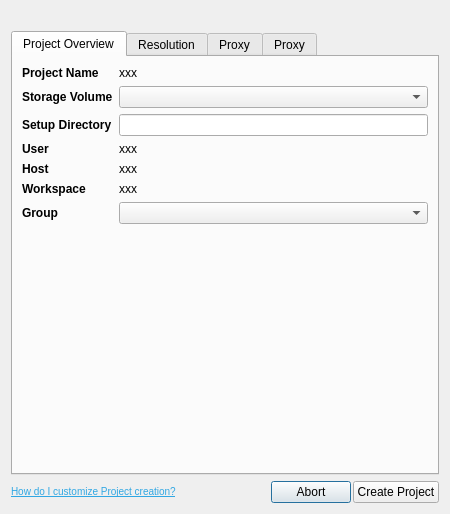
<?xml version="1.0" encoding="UTF-8"?>
<ui version="4.0">
 <class>ProjectCreateDialogWithVolumes</class>
 <widget class="QDialog" name="ProjectCreateDialogWithVolumes">
  <property name="geometry">
   <rect>
    <x>0</x>
    <y>0</y>
    <width>450</width>
    <height>514</height>
   </rect>
  </property>
  <property name="windowTitle">
   <string>Submit to Flow Production Tracking</string>
  </property>
  <property name="styleSheet">
   <string notr="true">/* this is to force the combo box dropdowns to show all items rather than displaying only a few items and a scroll bar */
QComboBox QListView {
height: 100px;
}</string>
  </property>
  <layout class="QVBoxLayout" name="verticalLayout" stretch="0,0,0">
   <item>
    <widget class="QLabel" name="label_9">
     <property name="sizePolicy">
      <sizepolicy hsizetype="Maximum" vsizetype="Preferred">
       <horstretch>0</horstretch>
       <verstretch>0</verstretch>
      </sizepolicy>
     </property>
     <property name="text">
      <string/>
     </property>
     <property name="pixmap">
      <pixmap resource="resources.qrc">:/tk-flame/icon.png</pixmap>
     </property>
     <property name="alignment">
      <set>Qt::AlignLeading|Qt::AlignLeft|Qt::AlignTop</set>
     </property>
    </widget>
   </item>
   <item>
    <widget class="QTabWidget" name="tabWidget">
     <property name="currentIndex">
      <number>0</number>
     </property>
     <widget class="QWidget" name="project_overview_tab">
      <attribute name="title">
       <string>Project Overview</string>
      </attribute>
      <layout class="QFormLayout" name="formLayout_3">
       <item row="0" column="0">
        <widget class="QLabel" name="label_5">
         <property name="sizePolicy">
          <sizepolicy hsizetype="Maximum" vsizetype="Preferred">
           <horstretch>0</horstretch>
           <verstretch>0</verstretch>
          </sizepolicy>
         </property>
         <property name="text">
          <string>&lt;b&gt;Project Name&lt;/b&gt;</string>
         </property>
        </widget>
       </item>
       <item row="0" column="1">
        <widget class="QLabel" name="project_name">
         <property name="sizePolicy">
          <sizepolicy hsizetype="MinimumExpanding" vsizetype="Preferred">
           <horstretch>0</horstretch>
           <verstretch>0</verstretch>
          </sizepolicy>
         </property>
         <property name="minimumSize">
          <size>
           <width>200</width>
           <height>0</height>
          </size>
         </property>
         <property name="toolTip">
          <string>The &lt;b&gt;Flame project name&lt;/b&gt; is automatically generated based on your current Flow Production Tracking project. </string>
         </property>
         <property name="text">
          <string>xxx</string>
         </property>
         <property name="wordWrap">
          <bool>false</bool>
         </property>
        </widget>
       </item>
       <item row="1" column="0">
        <widget class="QLabel" name="label_7">
         <property name="sizePolicy">
          <sizepolicy hsizetype="Maximum" vsizetype="Preferred">
           <horstretch>0</horstretch>
           <verstretch>0</verstretch>
          </sizepolicy>
         </property>
         <property name="text">
          <string>&lt;b&gt;Storage Volume&lt;/b&gt;</string>
         </property>
        </widget>
       </item>
       <item row="1" column="1">
        <widget class="QComboBox" name="volume"/>
       </item>
       <item row="3" column="0">
        <widget class="QLabel" name="label_6">
         <property name="sizePolicy">
          <sizepolicy hsizetype="Maximum" vsizetype="Preferred">
           <horstretch>0</horstretch>
           <verstretch>0</verstretch>
          </sizepolicy>
         </property>
         <property name="text">
          <string>&lt;b&gt;User&lt;/b&gt;</string>
         </property>
        </widget>
       </item>
       <item row="3" column="1">
        <widget class="QLabel" name="user_name">
         <property name="toolTip">
          <string>The &lt;b&gt;User Name&lt;/b&gt; associated with your new Flame Project is based on the Flow Production Tracking user that matches your current login name.
</string>
         </property>
         <property name="text">
          <string>xxx</string>
         </property>
         <property name="wordWrap">
          <bool>false</bool>
         </property>
        </widget>
       </item>
       <item row="4" column="0">
        <widget class="QLabel" name="label_19">
         <property name="sizePolicy">
          <sizepolicy hsizetype="Maximum" vsizetype="Preferred">
           <horstretch>0</horstretch>
           <verstretch>0</verstretch>
          </sizepolicy>
         </property>
         <property name="text">
          <string>&lt;b&gt;Host&lt;/b&gt;</string>
         </property>
        </widget>
       </item>
       <item row="4" column="1">
        <widget class="QLabel" name="host_name">
         <property name="text">
          <string>xxx</string>
         </property>
         <property name="wordWrap">
          <bool>false</bool>
         </property>
        </widget>
       </item>
       <item row="2" column="0">
        <widget class="QLabel" name="label_4">
         <property name="text">
          <string>&lt;b&gt;Setup Directory&lt;/b&gt;</string>
         </property>
        </widget>
       </item>
       <item row="5" column="0">
        <widget class="QLabel" name="label_17">
         <property name="sizePolicy">
          <sizepolicy hsizetype="Maximum" vsizetype="Preferred">
           <horstretch>0</horstretch>
           <verstretch>0</verstretch>
          </sizepolicy>
         </property>
         <property name="text">
          <string>&lt;b&gt;Workspace&lt;/b&gt;</string>
         </property>
        </widget>
       </item>
       <item row="5" column="1">
        <widget class="QLabel" name="workspace_name">
         <property name="text">
          <string>xxx</string>
         </property>
         <property name="wordWrap">
          <bool>false</bool>
         </property>
        </widget>
       </item>
       <item row="6" column="0">
        <widget class="QLabel" name="group_name_label">
         <property name="text">
          <string>&lt;b&gt;Group&lt;/b&gt;</string>
         </property>
        </widget>
       </item>
       <item row="6" column="1">
        <widget class="QComboBox" name="group_name"/>
       </item>
       <item row="2" column="1">
        <widget class="QLineEdit" name="setup_dir"/>
       </item>
      </layout>
     </widget>
     <widget class="QWidget" name="resolution_tab">
      <attribute name="title">
       <string>Resolution</string>
      </attribute>
      <layout class="QFormLayout" name="formLayout_2">
       <item row="0" column="0">
        <widget class="QLabel" name="label">
         <property name="text">
          <string>Resolution</string>
         </property>
        </widget>
       </item>
       <item row="0" column="1">
        <layout class="QHBoxLayout" name="horizontalLayout">
         <item>
          <widget class="QLineEdit" name="width">
           <property name="sizePolicy">
            <sizepolicy hsizetype="Fixed" vsizetype="Fixed">
             <horstretch>0</horstretch>
             <verstretch>0</verstretch>
            </sizepolicy>
           </property>
           <property name="minimumSize">
            <size>
             <width>50</width>
             <height>0</height>
            </size>
           </property>
           <property name="maximumSize">
            <size>
             <width>50</width>
             <height>16777215</height>
            </size>
           </property>
           <property name="placeholderText">
            <string>width</string>
           </property>
          </widget>
         </item>
         <item>
          <widget class="QLabel" name="label_2">
           <property name="sizePolicy">
            <sizepolicy hsizetype="Maximum" vsizetype="Preferred">
             <horstretch>0</horstretch>
             <verstretch>0</verstretch>
            </sizepolicy>
           </property>
           <property name="text">
            <string>x</string>
           </property>
          </widget>
         </item>
         <item>
          <widget class="QLineEdit" name="height">
           <property name="sizePolicy">
            <sizepolicy hsizetype="Maximum" vsizetype="Fixed">
             <horstretch>0</horstretch>
             <verstretch>0</verstretch>
            </sizepolicy>
           </property>
           <property name="maximumSize">
            <size>
             <width>50</width>
             <height>16777215</height>
            </size>
           </property>
           <property name="placeholderText">
            <string>height</string>
           </property>
          </widget>
         </item>
        </layout>
       </item>
       <item row="1" column="0">
        <widget class="QLabel" name="label_26">
         <property name="text">
          <string>Aspect Ratio</string>
         </property>
        </widget>
       </item>
       <item row="1" column="1">
        <widget class="QComboBox" name="aspect_ratio">
         <property name="maxVisibleItems">
          <number>100</number>
         </property>
         <property name="sizeAdjustPolicy">
          <enum>QComboBox::AdjustToContents</enum>
         </property>
         <item>
          <property name="text">
           <string>4:3</string>
          </property>
         </item>
         <item>
          <property name="text">
           <string>16:9</string>
          </property>
         </item>
         <item>
          <property name="text">
           <string>Based on width/height</string>
          </property>
         </item>
        </widget>
       </item>
       <item row="2" column="0">
        <widget class="QLabel" name="label_27">
         <property name="text">
          <string>Frame Rate</string>
         </property>
        </widget>
       </item>
       <item row="2" column="1">
        <widget class="QComboBox" name="frame_rate">
         <property name="maxVisibleItems">
          <number>100</number>
         </property>
         <property name="sizeAdjustPolicy">
          <enum>QComboBox::AdjustToContents</enum>
         </property>
         <item>
          <property name="text">
           <string>23.976 fps</string>
          </property>
         </item>
         <item>
          <property name="text">
           <string>24 fps</string>
          </property>
         </item>
         <item>
          <property name="text">
           <string>25 fps</string>
          </property>
         </item>
         <item>
          <property name="text">
           <string>29.97 fps DF</string>
          </property>
         </item>
         <item>
          <property name="text">
           <string>29.97 fps NDF</string>
          </property>
         </item>
         <item>
          <property name="text">
           <string>30 fps</string>
          </property>
         </item>
         <item>
          <property name="text">
           <string>50 fps</string>
          </property>
         </item>
         <item>
          <property name="text">
           <string>59.94 fps DF</string>
          </property>
         </item>
         <item>
          <property name="text">
           <string>59.94 fps NDF</string>
          </property>
         </item>
         <item>
          <property name="text">
           <string>60 fps</string>
          </property>
         </item>
        </widget>
       </item>
       <item row="3" column="0">
        <widget class="QLabel" name="label_3">
         <property name="text">
          <string>Depth</string>
         </property>
        </widget>
       </item>
       <item row="3" column="1">
        <widget class="QComboBox" name="depth">
         <property name="maxVisibleItems">
          <number>100</number>
         </property>
         <item>
          <property name="text">
           <string>32-bit fp</string>
          </property>
         </item>
         <item>
          <property name="text">
           <string>16-bit fp</string>
          </property>
         </item>
         <item>
          <property name="text">
           <string>12-bit</string>
          </property>
         </item>
         <item>
          <property name="text">
           <string>12-bit u</string>
          </property>
         </item>
         <item>
          <property name="text">
           <string>10-bit</string>
          </property>
         </item>
         <item>
          <property name="text">
           <string>8-bit</string>
          </property>
         </item>
        </widget>
       </item>
       <item row="4" column="0">
        <widget class="QLabel" name="label_10">
         <property name="text">
          <string>Field Dominance</string>
         </property>
        </widget>
       </item>
       <item row="4" column="1">
        <widget class="QComboBox" name="field_dominance">
         <property name="maxVisibleItems">
          <number>100</number>
         </property>
         <item>
          <property name="text">
           <string>PROGRESSIVE</string>
          </property>
         </item>
         <item>
          <property name="text">
           <string>FIELD_1</string>
          </property>
         </item>
         <item>
          <property name="text">
           <string>FIELD_2</string>
          </property>
         </item>
        </widget>
       </item>
      </layout>
     </widget>
     <widget class="QWidget" name="old_proxy_tab">
      <attribute name="title">
       <string>Proxy</string>
      </attribute>
      <layout class="QFormLayout" name="formLayout">
       <property name="fieldGrowthPolicy">
        <enum>QFormLayout::FieldsStayAtSizeHint</enum>
       </property>
       <item row="0" column="0">
        <widget class="QLabel" name="proxy_depth_label_2">
         <property name="text">
          <string>Mode</string>
         </property>
        </widget>
       </item>
       <item row="0" column="1">
        <widget class="QComboBox" name="proxy_mode">
         <property name="maxVisibleItems">
          <number>100</number>
         </property>
         <item>
          <property name="text">
           <string>Proxies Off</string>
          </property>
         </item>
         <item>
          <property name="text">
           <string>Proxies Conditional</string>
          </property>
         </item>
         <item>
          <property name="text">
           <string>Proxies On</string>
          </property>
         </item>
        </widget>
       </item>
       <item row="1" column="0">
        <widget class="QLabel" name="proxy_depth_label">
         <property name="text">
          <string>Depth</string>
         </property>
        </widget>
       </item>
       <item row="1" column="1">
        <widget class="QComboBox" name="proxy_depth">
         <property name="maxVisibleItems">
          <number>100</number>
         </property>
         <item>
          <property name="text">
           <string>8-bit</string>
          </property>
         </item>
         <item>
          <property name="text">
           <string>SAME AS HIRES</string>
          </property>
         </item>
        </widget>
       </item>
       <item row="2" column="0">
        <widget class="QLabel" name="proxy_quality_label">
         <property name="text">
          <string>Quality</string>
         </property>
        </widget>
       </item>
       <item row="2" column="1">
        <widget class="QComboBox" name="proxy_quality">
         <property name="maxVisibleItems">
          <number>100</number>
         </property>
         <item>
          <property name="text">
           <string>draft</string>
          </property>
         </item>
         <item>
          <property name="text">
           <string>coarse</string>
          </property>
         </item>
         <item>
          <property name="text">
           <string>medium</string>
          </property>
         </item>
         <item>
          <property name="text">
           <string>quality</string>
          </property>
         </item>
         <item>
          <property name="text">
           <string>bicubic</string>
          </property>
         </item>
        </widget>
       </item>
       <item row="3" column="0">
        <widget class="QLabel" name="proxy_width_hint_label">
         <property name="text">
          <string>Width</string>
         </property>
        </widget>
       </item>
       <item row="3" column="1">
        <layout class="QHBoxLayout" name="horizontalLayout_6">
         <item>
          <widget class="QSlider" name="proxy_width_hint">
           <property name="sizePolicy">
            <sizepolicy hsizetype="Preferred" vsizetype="Fixed">
             <horstretch>0</horstretch>
             <verstretch>0</verstretch>
            </sizepolicy>
           </property>
           <property name="minimumSize">
            <size>
             <width>100</width>
             <height>0</height>
            </size>
           </property>
           <property name="minimum">
            <number>24</number>
           </property>
           <property name="maximum">
            <number>8192</number>
           </property>
           <property name="singleStep">
            <number>4</number>
           </property>
           <property name="pageStep">
            <number>400</number>
           </property>
           <property name="orientation">
            <enum>Qt::Horizontal</enum>
           </property>
           <property name="tickPosition">
            <enum>QSlider::TicksBelow</enum>
           </property>
           <property name="tickInterval">
            <number>400</number>
           </property>
          </widget>
         </item>
         <item>
          <widget class="QLabel" name="proxy_width_hint_preview">
           <property name="sizePolicy">
            <sizepolicy hsizetype="Expanding" vsizetype="Preferred">
             <horstretch>0</horstretch>
             <verstretch>0</verstretch>
            </sizepolicy>
           </property>
           <property name="text">
            <string>720px</string>
           </property>
          </widget>
         </item>
        </layout>
       </item>
       <item row="4" column="0">
        <widget class="QLabel" name="proxy_min_frame_size_label">
         <property name="text">
          <string>Width &gt;</string>
         </property>
        </widget>
       </item>
       <item row="4" column="1">
        <layout class="QHBoxLayout" name="horizontalLayout_7">
         <item>
          <widget class="QSlider" name="proxy_min_frame_size">
           <property name="sizePolicy">
            <sizepolicy hsizetype="Preferred" vsizetype="Fixed">
             <horstretch>0</horstretch>
             <verstretch>0</verstretch>
            </sizepolicy>
           </property>
           <property name="minimumSize">
            <size>
             <width>100</width>
             <height>0</height>
            </size>
           </property>
           <property name="minimum">
            <number>24</number>
           </property>
           <property name="maximum">
            <number>8192</number>
           </property>
           <property name="singleStep">
            <number>4</number>
           </property>
           <property name="pageStep">
            <number>400</number>
           </property>
           <property name="orientation">
            <enum>Qt::Horizontal</enum>
           </property>
           <property name="tickPosition">
            <enum>QSlider::TicksBelow</enum>
           </property>
           <property name="tickInterval">
            <number>400</number>
           </property>
          </widget>
         </item>
         <item>
          <widget class="QLabel" name="proxy_min_frame_size_preview">
           <property name="sizePolicy">
            <sizepolicy hsizetype="Expanding" vsizetype="Preferred">
             <horstretch>0</horstretch>
             <verstretch>0</verstretch>
            </sizepolicy>
           </property>
           <property name="text">
            <string>720px</string>
           </property>
          </widget>
         </item>
         <item>
          <widget class="QCheckBox" name="proxy_above_8_bits">
           <property name="text">
            <string>&gt;8 bits</string>
           </property>
          </widget>
         </item>
        </layout>
       </item>
      </layout>
     </widget>
     <widget class="QWidget" name="new_proxy_tab">
      <attribute name="title">
       <string>Proxy</string>
      </attribute>
      <layout class="QFormLayout" name="formLayout_4">
       <item row="1" column="0">
        <widget class="QLabel" name="proxy_depth_label_3">
         <property name="text">
          <string>Ratio</string>
         </property>
        </widget>
       </item>
       <item row="1" column="1">
        <widget class="QComboBox" name="new_proxy_mode">
         <property name="maxVisibleItems">
          <number>100</number>
         </property>
         <item>
          <property name="text">
           <string>Proxy 1/2</string>
          </property>
         </item>
         <item>
          <property name="text">
           <string>Proxy 1/4</string>
          </property>
         </item>
         <item>
          <property name="text">
           <string>Proxy 1/8</string>
          </property>
         </item>
        </widget>
       </item>
       <item row="2" column="0">
        <widget class="QLabel" name="proxy_quality_label_2">
         <property name="text">
          <string>Quality</string>
         </property>
        </widget>
       </item>
       <item row="2" column="1">
        <widget class="QComboBox" name="new_proxy_quality">
         <property name="maxVisibleItems">
          <number>100</number>
         </property>
         <item>
          <property name="text">
           <string>lanczos</string>
          </property>
         </item>
         <item>
          <property name="text">
           <string>shannon</string>
          </property>
         </item>
         <item>
          <property name="text">
           <string>gaussian</string>
          </property>
         </item>
         <item>
          <property name="text">
           <string>quadratic</string>
          </property>
         </item>
         <item>
          <property name="text">
           <string>bicubic</string>
          </property>
         </item>
         <item>
          <property name="text">
           <string>mitchell</string>
          </property>
         </item>
         <item>
          <property name="text">
           <string>triangle</string>
          </property>
         </item>
         <item>
          <property name="text">
           <string>impulse</string>
          </property>
         </item>
         <item>
          <property name="text">
           <string>draft</string>
          </property>
         </item>
        </widget>
       </item>
       <item row="4" column="0">
        <widget class="QLabel" name="proxy_min_frame_size_label_2">
         <property name="text">
          <string>Conditional Width &gt;</string>
         </property>
        </widget>
       </item>
       <item row="4" column="1">
        <layout class="QHBoxLayout" name="horizontalLayout_8">
         <item>
          <widget class="QSpinBox" name="new_proxy_width">
           <property name="maximum">
            <number>65536</number>
           </property>
           <property name="singleStep">
            <number>16</number>
           </property>
          </widget>
         </item>
         <item>
          <widget class="QLabel" name="new_proxy_width_label">
           <property name="sizePolicy">
            <sizepolicy hsizetype="Fixed" vsizetype="Preferred">
             <horstretch>0</horstretch>
             <verstretch>0</verstretch>
            </sizepolicy>
           </property>
           <property name="text">
            <string>px</string>
           </property>
          </widget>
         </item>
        </layout>
       </item>
       <item row="3" column="1">
        <widget class="QCheckBox" name="new_generate_proxies">
         <property name="text">
          <string>Generate Proxies By Default</string>
         </property>
        </widget>
       </item>
      </layout>
     </widget>
    </widget>
   </item>
   <item>
    <layout class="QHBoxLayout" name="horizontalLayout_2">
     <property name="spacing">
      <number>2</number>
     </property>
     <item>
      <widget class="QLabel" name="help_link">
       <property name="sizePolicy">
        <sizepolicy hsizetype="Expanding" vsizetype="Preferred">
         <horstretch>0</horstretch>
         <verstretch>0</verstretch>
        </sizepolicy>
       </property>
       <property name="text">
        <string>&lt;small&gt;&lt;a style='color: #30A7E3;' href='{DOC}'&gt;How do I customize Project creation?&lt;/a&gt;&lt;/small&gt;</string>
       </property>
      </widget>
     </item>
     <item>
      <widget class="QPushButton" name="abort">
       <property name="text">
        <string>Abort</string>
       </property>
      </widget>
     </item>
     <item>
      <widget class="QPushButton" name="create_project">
       <property name="text">
        <string>Create Project</string>
       </property>
      </widget>
     </item>
    </layout>
   </item>
  </layout>
 </widget>
 <resources>
  <include location="resources.qrc"/>
 </resources>
 <connections/>
</ui>
